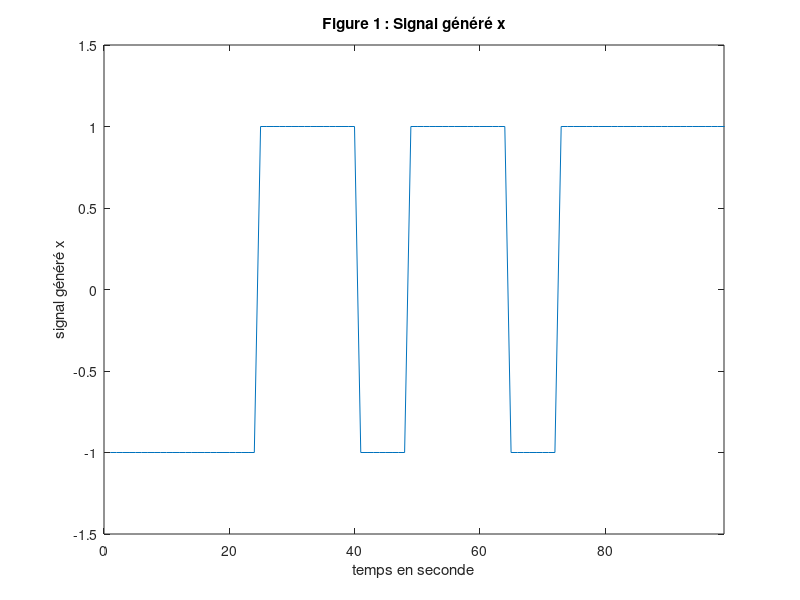
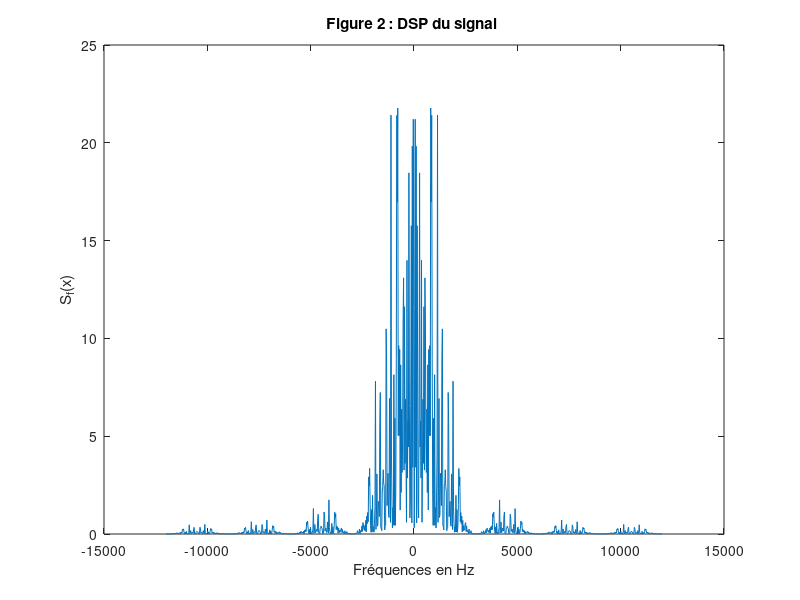

MATLAB code to generate these figures, in order: (Note: this script raises an error after producing the figures.)
% Initialisation
clear;
clear all;
clc;

%Initialisation des parametres

Fe = 24000;
Te = 1/Fe;
Rb = 3000;
Tb = 1/Rb;

%Durée symbole en nombre d’échantillons (Ts=NsTe)
M1 = 2;
Rs1 = Rb/log2(M1);
Ts1 = 1/Rs1;
Ns1=Ts1/Te;

%Nombre de bits générés
nb_bits=100;

%Génération de l’information binaire
bits=randi([0,1],1,nb_bits);

%Mapping binaires à moyenne nulle : 0->-1, 1->1
Symboles1=2*bits-1;

%Génération de la suite de Diracs pondérés par les symbols (suréchantillonnage)
Suite_diracs1=kron(Symboles1, [1 zeros(1,Ns1-1)]);

%Génération de la réponse impulsionnelle du filtre de mise en forme (NRZ)
h1 = ones(1,Ns1);

%Filtrage de mise en forme
x1 = filter(h1,1,Suite_diracs1);

%Affichage du signal généré
figure ;
plot(x1);
axis([0 nb_bits - 1 -1.5 1.5]);
title("Figure 1 : Signal généré x");
xlabel("temps en seconde");
ylabel("signal généré x");

% Calcul de la DSP du signal x
DSP_x1 = (1 / length(x1)) * abs(fft(x1, 2 ^ nextpow2(length(x1)))) .^ 2;

% Affichage de la DSP du signal 
figure;
plot(linspace(-Fe/2, Fe/2, length(DSP_x1)), fftshift(DSP_x1));
title('Figure 2 : DSP du signal ');
xlabel('Fréquences en Hz');
ylabel('S_{f}(x)');



%Durée symbole en nombre d’échantillons (Ts=NsTe)
M2 = 4;
Rs2 = Rb2/log2(M2);
Ts2 = 1/Rs2;
Ns2=Ts2/Te;

%Mapping 4-aires à moyenne nulle : 
Symboles2 = (2 * bi2de(reshape(bits, 2, length(bits)/2).') - 3).';
%Génération de la suite de Diracs pondérés par les symbols (suréchantillonnage)
Suite_diracs2=kron(Symboles2, [1 zeros(1,Ns2-1)]);
%Génération de la réponse impulsionnelle du filtre de mise en forme (NRZ)
h2=ones(1,Ns2);
%Filtrage de mise en forme
x2=filter(h2,1,Suite_diracs2);
%Affichage du signal généré
figure ; 
plot(x2);
axis([0 nb_bits-1 -1.5 1.5]);
title("Figure 3 : Signal généré x");
xlabel("temps en seconde");
ylabel("signal généré x");

% Calcul de la DSP du signal x
DSP_x2 = (1 / length(x2)) * abs(fft(x2, 2 ^ nextpow2(length(x2)))) .^ 2;

% Affichage de la DSP du signal 
figure;
plot(linspace(-Fe/2, Fe/2, length(DSP_x2)), fftshift(DSP_x2));
title('Figure 4 : DSP du signal ');
xlabel('Fréquences en Hz');
ylabel('S_{f}(x)');


%Durée symbole en nombre d’échantillons (Ts=NsTe)
M3 = 2;
Rs3 = Rb3/log(M3);
Ts3 = 1/Rs3;
Ns3=Ts3/Te;
L = 6;
alpha = 0.5;

%Mapping binaires à moyenne nulle : 0->-1, 1->1
Symboles3=2*bits-1;

%Génération de la suite de Diracs pondérés par les symbols (suréchantillonnage)
Suite_diracs3=kron(Symboles3, [1 zeros(1,Ns-1)]);

%Génération de la réponse impulsionnelle du filtre de mise en forme (NRZ)
h = rcosdesign(alpha, L, Ns3);

%Filtrage de mise en forme
x3 = filter(h3,1,Suite_diracs3);

%Affichage du signal généré
figure ;
plot(x3);
axis([0 nb_bits - 1 -1.5 1.5]);
title("Figure 5 : Signal généré x");
xlabel("temps en seconde");
ylabel("signal généré x");

% Calcul de la DSP du signal x
DSP_x3 = (1 / length(x3)) * abs(fft(x3, 2 ^ nextpow2(length(x3)))) .^ 2;

% Affichage de la DSP du signal 
figure;
plot(linspace(-Fe/2, Fe/2, length(DSP_x3)), fftshift(DSP_x3));
title('Figure 6 : DSP du signal ');
xlabel('Fréquences en Hz');
ylabel('S_{f}(x)');


%----- Etude des interferences entre symbole et du critere de Nyquist ------

%--------------------- Etude sans Canal de propagation -------------------
%---------------------Modulateur binaire a moyenne nulle-----------------
M = 2;
Rs2 = Rb2/log2(M2);
Ts2 = 1/Rs2;
Ns2=Ts2/Te;

% mapping binaire a moyenne null
Symboles = 2*bits-1 

